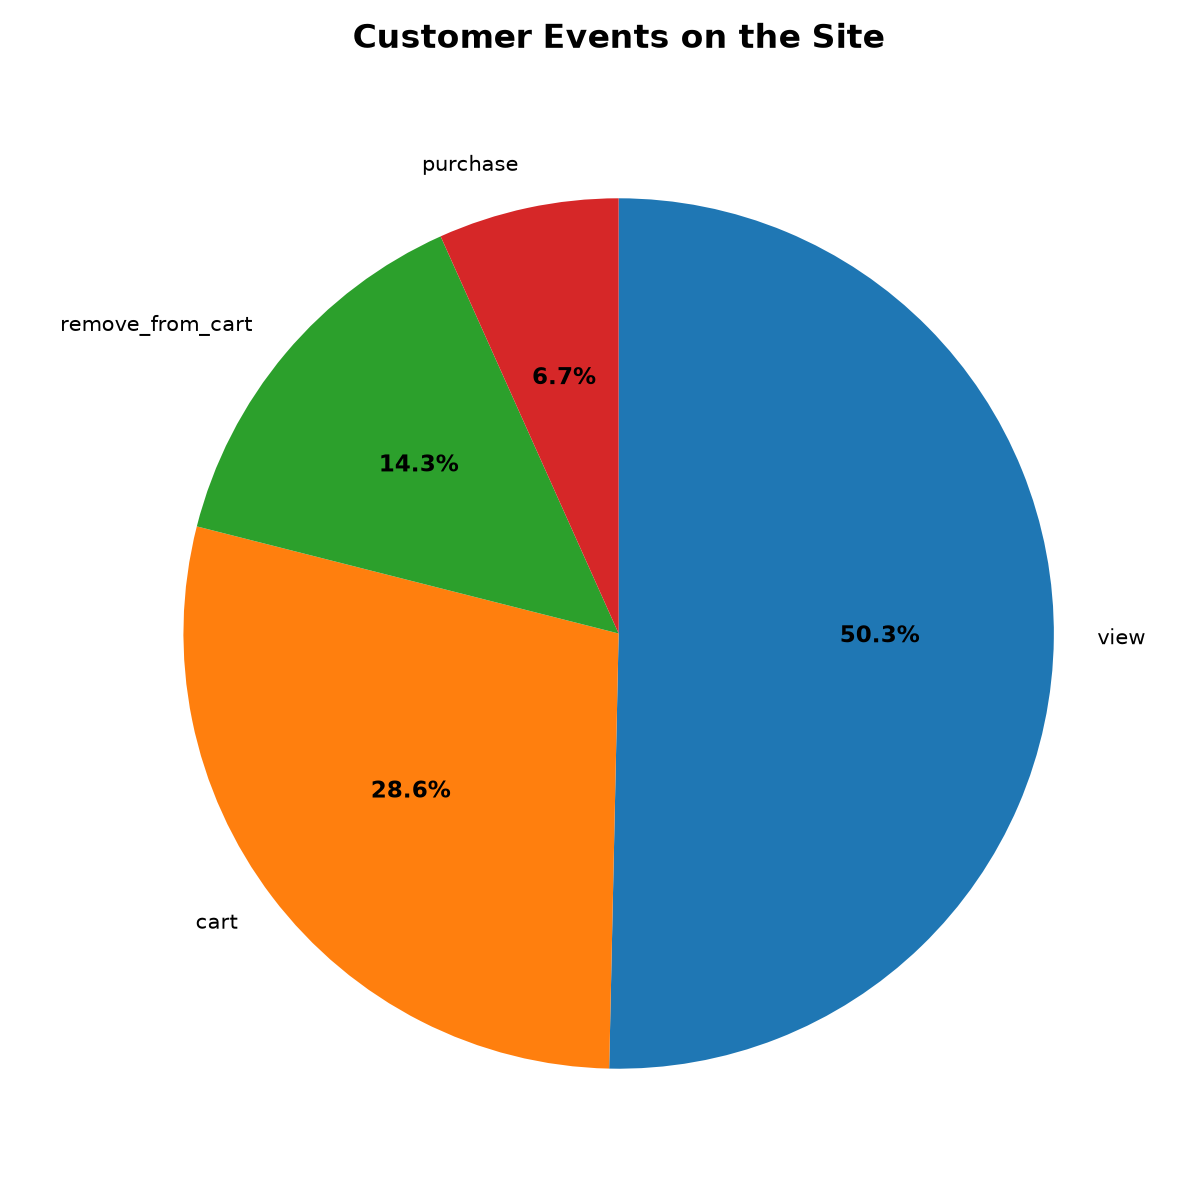

Reproduce this figure in Python.
import pandas as pd
import matplotlib.pyplot as plt
from sqlalchemy import create_engine

# ── Database connection ───────────────────────────────────────────────────────
engine = create_engine(
    "postgresql+psycopg2://amdemuyn:mysecretpassword@localhost:5432/piscineds"
)

# ── Query ─────────────────────────────────────────────────────────────────────
# Count how many events of each type exist in the customers table.
query = """
    SELECT event_type, COUNT(*) AS count
    FROM customers
    GROUP BY event_type
    ORDER BY count DESC;
"""
df = pd.read_sql(query, engine)

# ── Plot ──────────────────────────────────────────────────────────────────────
fig, ax = plt.subplots(figsize=(8, 8))

# autopct shows the percentage inside each slice
# startangle=90 puts the first slice at the top
wedges, texts, autotexts = ax.pie(
    df["count"],
    labels=df["event_type"],
    autopct="%1.1f%%",
    startangle=90,
    counterclock=False,
)

# Make percentage labels bold and readable
for autotext in autotexts:
    autotext.set_fontsize(11)
    autotext.set_fontweight("bold")

ax.set_title("Customer Events on the Site", fontsize=16, fontweight="bold", pad=20)

plt.tight_layout()
plt.savefig("pie.png", dpi=150)
plt.show()
print("Chart saved to pie.png")
